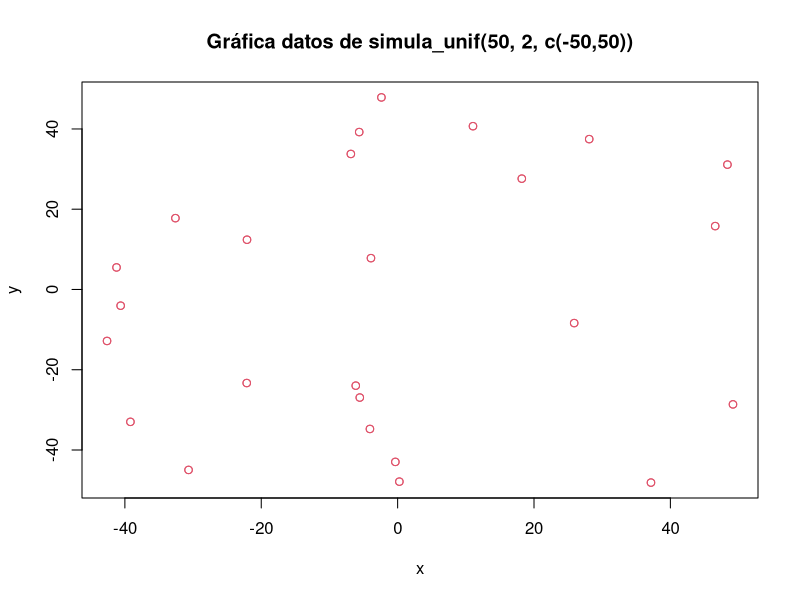
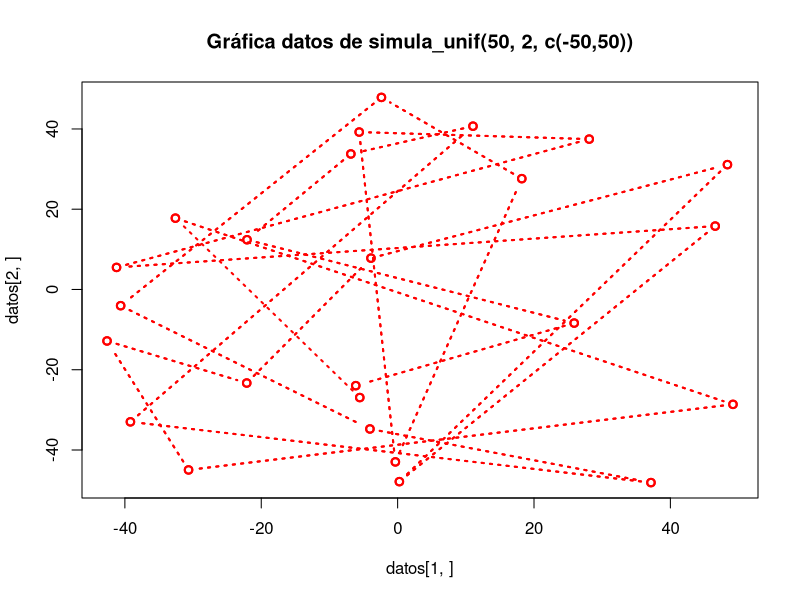
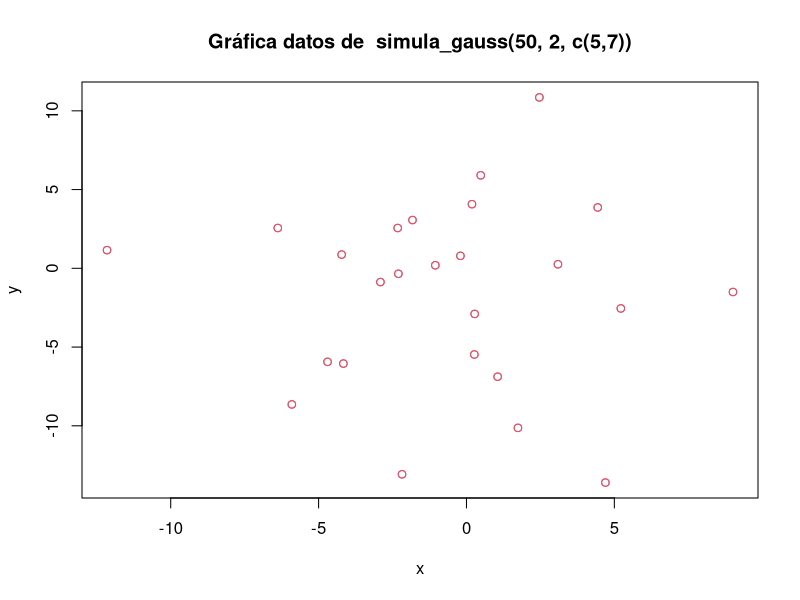
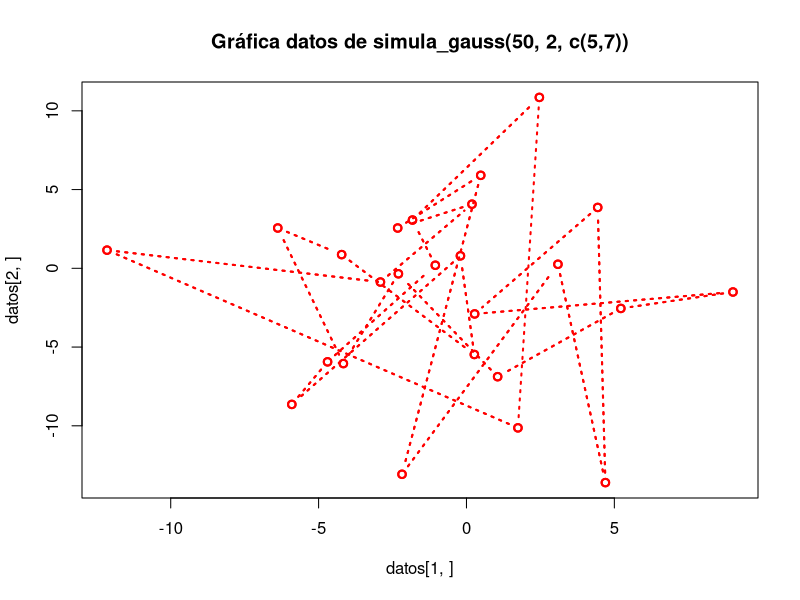
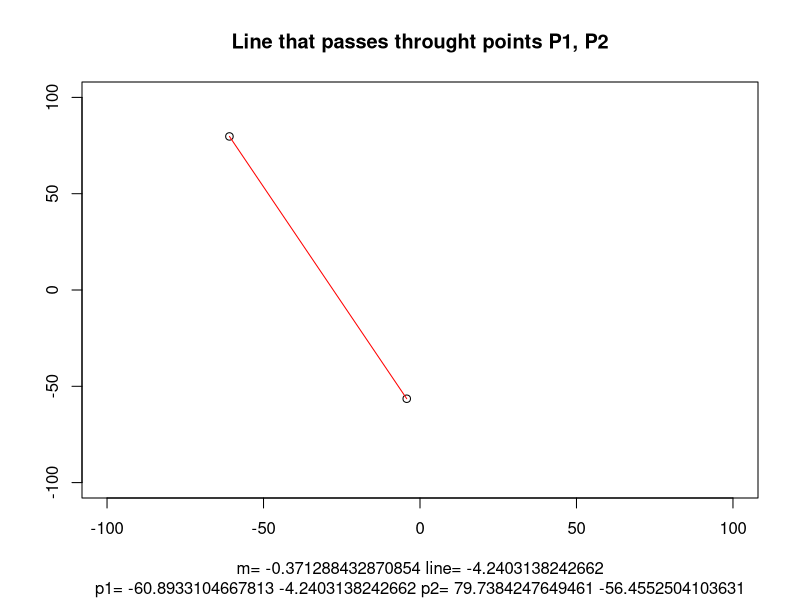

Reproduce these figures in R, in order.
## ---- chunk 1
knitr::opts_chunk$set(echo = TRUE)
set.seed(1000000007)
## ---- chunk 2
simula_unif <- function(N, dimen = 1, rango = c(0:1)) {
  # Generate a list of vectors populated with uniform distributed random numbers
  #
  # Args:
  #   N: Length of the list
  #   dimen: The dimension of each vector in the list
  #   rango: Range to use generating the numbers
  #
  # Returns:
  #   A list of vectors populated randomly
  array(runif(N, rango[1], rango[2]), dim = c(dimen, N))
}

simula_unif(10, 5, c(10,100))
simula_unif(10, 5)
simula_unif(10)
## ---- chunk 3
simula_gauss <- function(N, dimen = 1, sig = 1){
  # Generate a list of vectors populated using the normal (Gaussian) distribution
  #
  # Args:
  #   N: Length of the list
  #   dimen: The dimension of each vector in the list
  #   sigma: Vector of Standard deviations
  #
  # Returns:
  #   A list of vectors populated randomly
  array(rnorm(N, sd = sig), dim = c(dimen, N))
}

simula_gauss(10, 5, c(1,2))
## ---- chunk 4
datos = simula_unif(50, 2, c(-50,50)); datos
plot(datos[1,],datos[2,], col=2, xlab="x",ylab="y", 
     main="Gráfica datos de simula_unif(50, 2, c(-50,50))")
plot(datos[1,],datos[2,], col = "red", type = "b", 
     main = "Gráfica datos de simula_unif(50, 2, c(-50,50))", lwd = 2, lty = 3)
## ---- chunk 5
datos = simula_gauss(50, 2, c(5,7)); datos

plot(datos[1,],datos[2,], col=2, xlab="x",ylab="y", 
     main="Gráfica datos de  simula_gauss(50, 2, c(5,7))")
# points(datos[1,],datos[2,])
plot(datos[1,],datos[2,], col = "red", type = "b",
     main = "Gráfica datos de simula_gauss(50, 2, c(5,7))", lwd = 2, lty = 3)
## ---- chunk 6

simula_recta <- function(interval = c(-50, 50)){
  # Computes the slope and intercept values of two points in the given interval
  #
  # Args:
  #   interval: Interval from which to pick to random points
  #
  # Returns:
  #   A vector [m, l, p1, p2] where:
  #     - m is the slope 
  #     - l is the intercept
  #     - p1, p2, are the points randomly selected
  p1 = runif(2, interval[1], interval[2]);
  p2 = runif(2, interval[1], interval[2]);
  
  ## Compute the slope
  m = (p1[2] - p2[2]) / (p1[1] - p2[1])
  
  # Compute y − y1 = m(x − x1)
  line = m * (p1[1] - p2[1]) + p2[2]
  
  c(m, line, p1, p2)
}

interval = c(-100, 100);
result = simula_recta(interval)
m = result[1]
line = result[2]
p1 = c(result[3],result[4])
p2 = c(result[5], result[6])
data = rbind(p1, p2)

plot(interval, interval, type= "n", 
     sub = paste(c("p1=", p1, "p2=", p2), collapse = " "), 
     main = "Line that passes throught points P1, P2",
     xlab = paste(c("m=", m, "line=", line), collapse = " "),
     ylab = "")
points(p1, p2)
lines(p1, p2, lty="solid", col="red")
